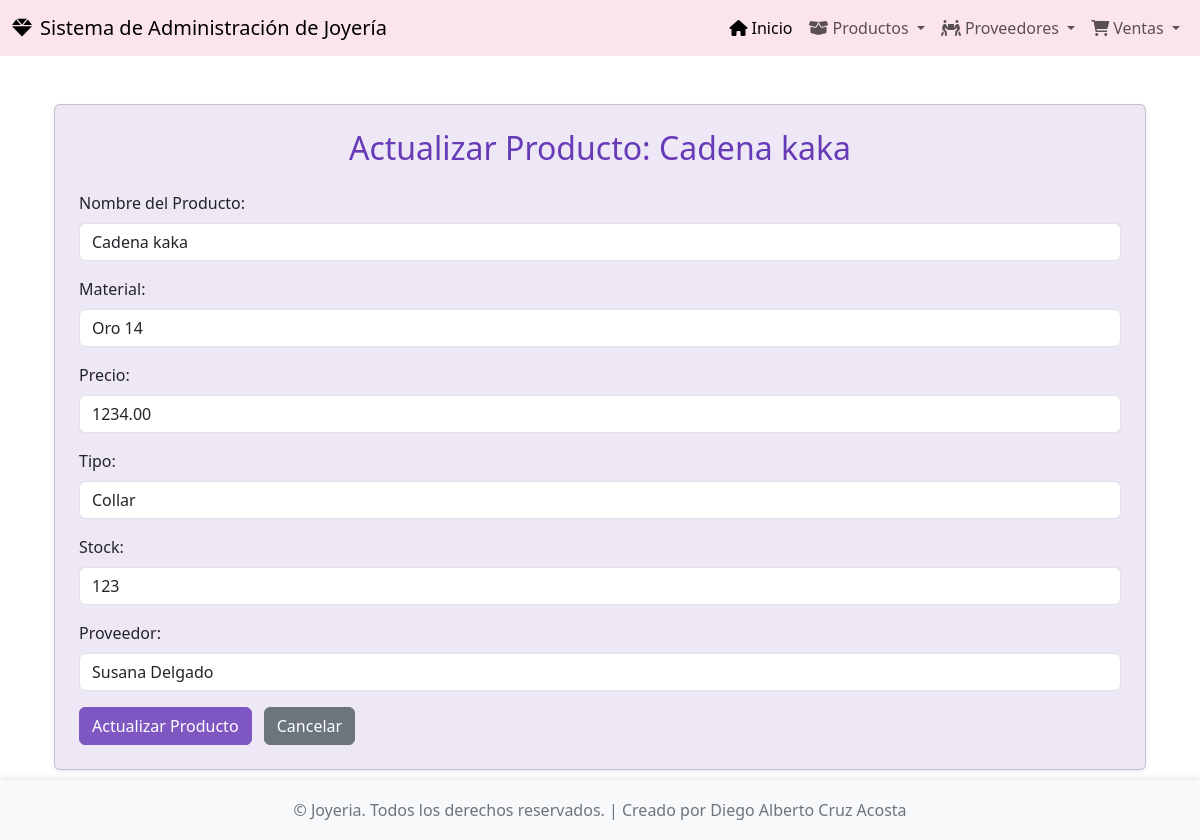
/productos/actualizar/1/, run on the app's committed database.
### app_joyeria/models.py (models this page shows, shortened)
class Producto(models.Model):
    id_producto = models.AutoField(primary_key=True)
    nombre = models.CharField(max_length=100)
    material = models.CharField(max_length=100)
    precio = models.DecimalField(max_digits=10, decimal_places=2)
    tipo = models.CharField(max_length=100)
    stock = models.IntegerField()
    id_proveedor = models.ForeignKey(Proveedor, on_delete=models.CASCADE, related_name='productos')

class Proveedor(models.Model):
    id_proveedor = models.AutoField(primary_key=True)
    nombre = models.CharField(max_length=100)
    apellido = models.CharField(max_length=100)
    direccion = models.CharField(max_length=200)
    telefono = models.CharField(max_length=15)
    correo = models.EmailField()
    tipo_suministro = models.CharField(max_length=100)

### app_joyeria/views.py (the view, shortened to what this page needs)
# urls.py: path('productos/actualizar/<int:id_producto>/', views.actualizar_producto, name='actualizar_producto'),
def actualizar_producto(request, id_producto):
    producto = get_object_or_404(Producto, pk=id_producto)
    proveedores = Proveedor.objects.all()
    return render(request, 'producto/actualizar_producto.html', {'producto': producto, 'proveedores': proveedores})

### app_joyeria/templates/producto/actualizar_producto.html (shortened to what this page needs)
{% extends 'base.html' %}
{% block content %}
<div class="container mt-4">
    <div class="card shadow-sm p-4" style="background-color: #ede7f6;">
        <h2 class="card-title text-center mb-4" style="color: #673ab7;">Actualizar Producto: {{ producto.nombre }}</h2>
        <form method="post">
            <div class="mb-3">
                <label for="nombre" class="form-label">Nombre del Producto:</label>
                <input type="text" class="form-control" id="nombre" name="nombre" value="{{ producto.nombre }}" required>
            </div>
            <div class="mb-3">
                <label for="material" class="form-label">Material:</label>
                <input type="text" class="form-control" id="material" name="material" value="{{ producto.material }}" required>
            </div>
            <div class="mb-3">
                <label for="precio" class="form-label">Precio:</label>
                <input type="number" step="0.01" class="form-control" id="precio" name="precio" value="{{ producto.precio }}" required>
            </div>
            <div class="mb-3">
                <label for="tipo" class="form-label">Tipo:</label>
                <input type="text" class="form-control" id="tipo" name="tipo" value="{{ producto.tipo }}" required>
            </div>
            <div class="mb-3">
                <label for="stock" class="form-label">Stock:</label>
                <input type="number" class="form-control" id="stock" name="stock" value="{{ producto.stock }}" required>
            </div>
            <div class="mb-3">
                <label for="id_proveedor" class="form-label">Proveedor:</label>
                <select class="form-control" id="id_proveedor" name="id_proveedor" required>
                    {% for proveedor in proveedores %}
                        <option value="{{ proveedor.id_proveedor }}" {% if proveedor.id_proveedor == producto.id_proveedor.id_proveedor %}selected{% endif %}>
                            {{ proveedor.nombre }} {{ proveedor.apellido }}
                        </option>
                    {% endfor %}
                </select>
            </div>
            <button type="submit" class="btn btn-primary" style="background-color: #7e57c2; border-color: #7e57c2;">Actualizar Producto</button>
            <a href="{% url 'ver_productos' %}" class="btn btn-secondary ms-2">Cancelar</a>
        </form>
    </div>
</div>
{% endblock %}

### app_joyeria/templates/base.html (style rules this page uses)
body { display: flex; flex-direction: column; min-height: 100vh; }

### data on the page
Producto: nombre "Cadena kaka", material "Oro 14", precio "1234.00", tipo "Collar", stock "123", id_proveedor "Susana Delgado"
